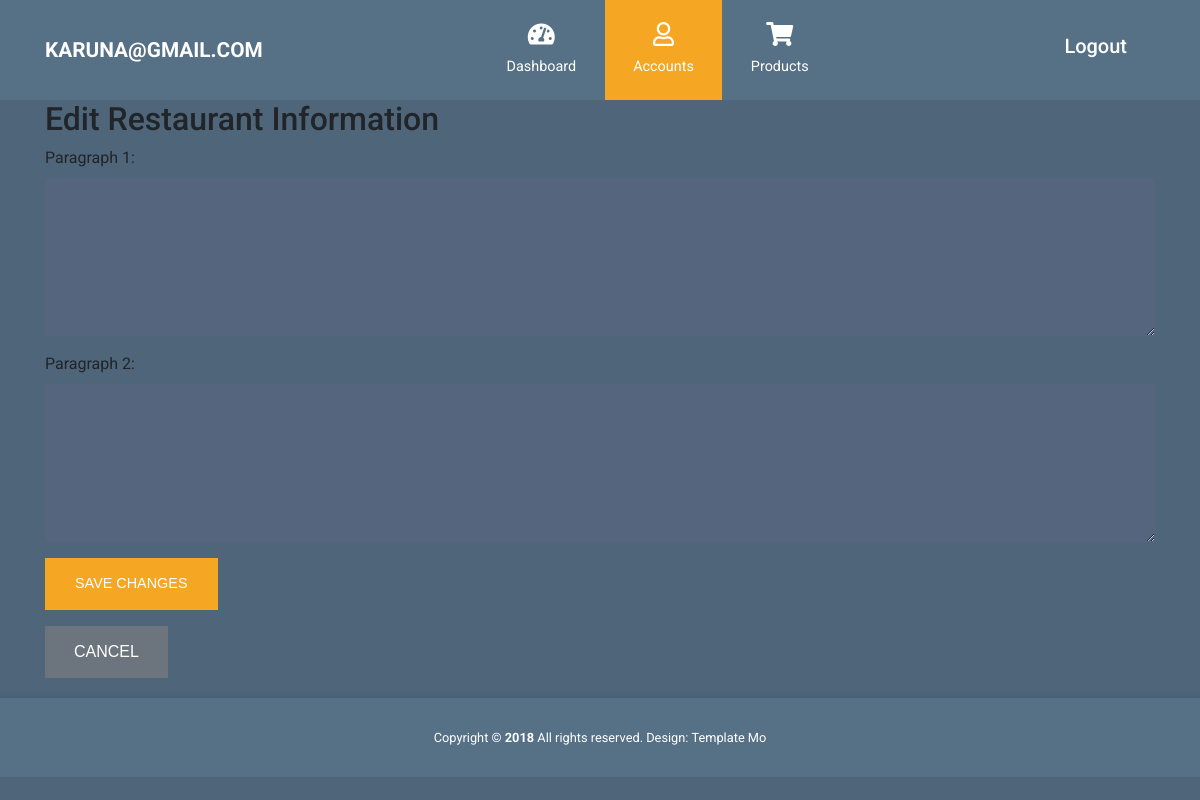
Before: /admin-dashboard/edit-aboutus-content/ (signed in) with the older database file.
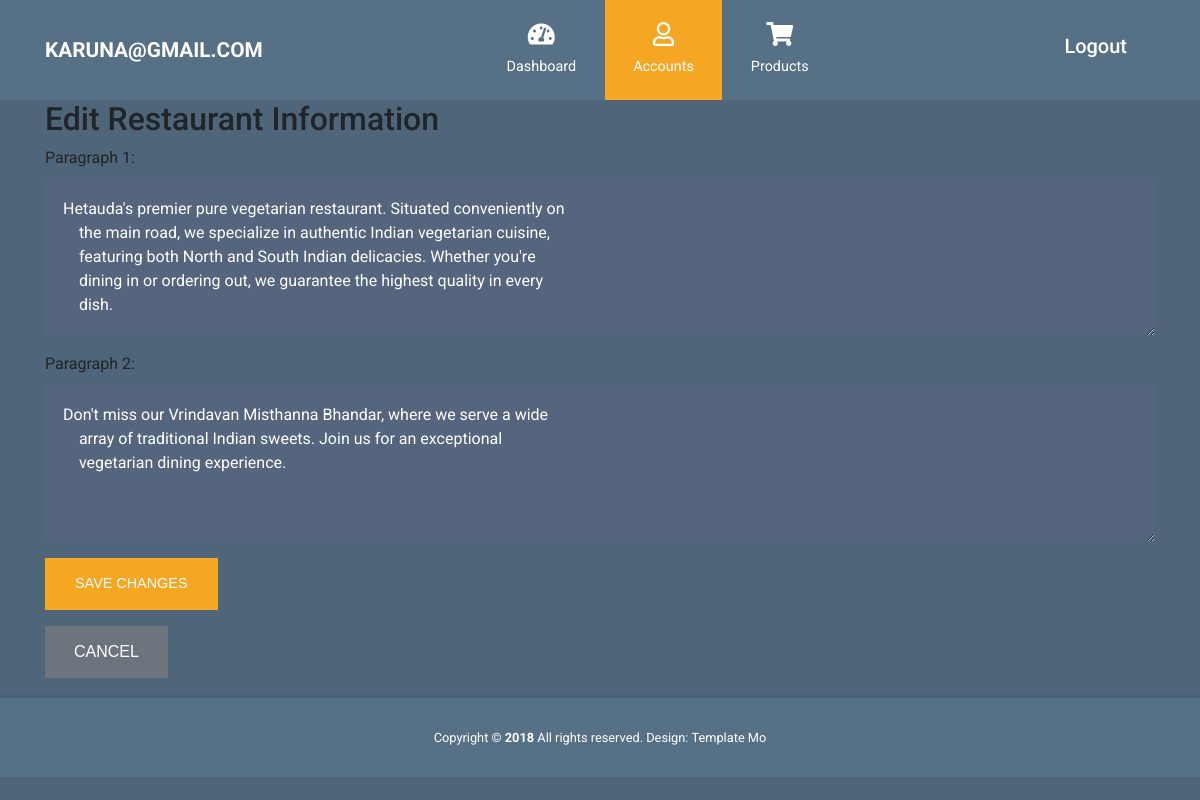
After: the same page with the newer database file.
### adminpage/models.py (models this page shows, shortened)
class RestaurantInfo(models.Model):
    description1 = models.TextField("Paragraph 1")
    description2 = models.TextField("Paragraph 2")

### adminpage/views.py (the view)
# urls.py: path('edit-aboutus-content/',edit_restaurant_info, name='edit_restaurant_info')
@login_required
def edit_restaurant_info(request):
    info = RestaurantInfo.objects.first()
    if request.method == 'POST':
        form = RestaurantInfoForm(request.POST, instance=info)
        if form.is_valid():
            form.save()
            return redirect('admin_dashboard')
    else:
        form = RestaurantInfoForm(instance=info)
    return render(request, 'adminfile/about-us-content.html', {'form': form})

### adminpage/forms.py
class RestaurantInfoForm(forms.ModelForm):
    class Meta:
        model = RestaurantInfo
        fields = ['description1', 'description2']
        widgets = {
            'description1': forms.Textarea(attrs={'class': 'form-control', 'rows': 5}),
            'description2': forms.Textarea(attrs={'class': 'form-control', 'rows': 5}),
        }

### templates/adminfile/about-us-content.html (shortened to what this page needs)
{% extends 'adminfile/ad_parent.html' %}
{% block contents %}
{% load static %}
<!DOCTYPE html>
<html lang="en">
  <head>
    <link rel="stylesheet" href="{% static 'css/style.css' %}">
  </head>
  <body>
    <div class="container">
      <h2>Edit Restaurant Information</h2>
      <form method="post">
        {{ form.as_p }}
        <button type="submit" class="btn btn-primary">Save Changes</button>
      </form>
      <a href="{% url 'admin_dashboard' %}" class="btn btn-secondary mt-3">Cancel</a>
    </div>
  </body>
</html>
{% endblock %}

Changed rows visible on the page:
added RestaurantInfo: description1 "Hetauda's premier pure vegetarian restaurant. Situated conveniently on the main road, we specialize in authentic Indian vegetarian cuisine, featuring both North and South Indian delicacies. Whether you're dining in or ordering out, we guarantee the highest quality in every dish.", description2 "Don't miss our Vrindavan Misthanna Bhandar, where we serve a wide array of traditional Indian sweets. Join us for an exceptional vegetarian dining experience."
